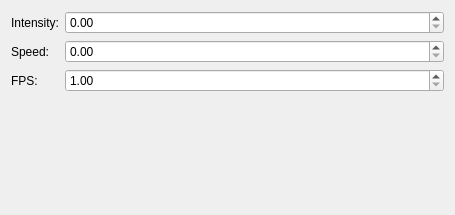
<?xml version="1.0" encoding="UTF-8"?>
<ui version="4.0">
 <class>ChromophenylKCM</class>
 <widget class="QWidget" name="ChromophenylKCM">
  <property name="geometry">
   <rect>
    <x>0</x>
    <y>0</y>
    <width>455</width>
    <height>215</height>
   </rect>
  </property>
  <layout class="QFormLayout" name="formLayout">
   <item row="0" column="0">
    <widget class="QLabel" name="label_Intensity">
     <property name="text">
      <string>Intensity:</string>
     </property>
    </widget>
   </item>
   <item row="0" column="1">
    <widget class="QDoubleSpinBox" name="kcfg_Intensity">
     <property name="sizePolicy">
      <sizepolicy hsizetype="Expanding" vsizetype="Fixed">
       <horstretch>0</horstretch>
       <verstretch>0</verstretch>
      </sizepolicy>
     </property>
     <property name="minimum">
      <double>0.000000000000000</double>
     </property>
     <property name="maximum">
      <double>1.000000000000000</double>
     </property>
     <property name="singleStep">
      <double>0.010000000000000</double>
     </property>
    </widget>
   </item>
   <item row="1" column="0">
    <widget class="QLabel" name="label_Speed">
     <property name="text">
      <string>Speed:</string>
     </property>
    </widget>
   </item>
   <item row="1" column="1">
    <widget class="QDoubleSpinBox" name="kcfg_Speed">
     <property name="sizePolicy">
      <sizepolicy hsizetype="Expanding" vsizetype="Fixed">
       <horstretch>0</horstretch>
       <verstretch>0</verstretch>
      </sizepolicy>
     </property>
     <property name="minimum">
      <double>0.000000000000000</double>
     </property>
     <property name="singleStep">
      <double>0.050000000000000</double>
     </property>
    </widget>
   </item>
   <item row="2" column="0">
   <widget class="QLabel" name="label_MinimumFPS">
    <property name="text">
     <string>FPS:</string>
    </property>
   </widget>
  </item>
  <item row="2" column="1">
   <widget class="QDoubleSpinBox" name="kcfg_MinimumFPS">
    <property name="sizePolicy">
     <sizepolicy hsizetype="Expanding" vsizetype="Fixed">
      <horstretch>0</horstretch>
      <verstretch>0</verstretch>
     </sizepolicy>
    </property>
    <property name="minimum">
     <double>1.000000000000000</double>
    </property>
    <property name="singleStep">
     <double>2.000000000000000</double>
    </property>
   </widget>
  </item>
  </layout>
 </widget>
 <resources/>
 <connections/>
</ui>
